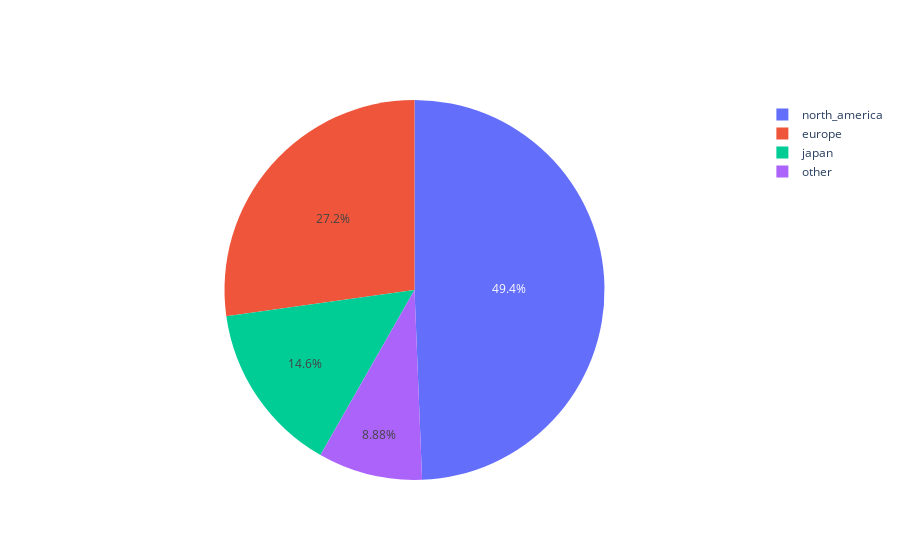

The notebook cell this image was saved under:
### Code cell
df_t = df_region_sales.T.copy()

fig = go.Figure()
fig.add_trace(go.Pie(
    labels=df_t.index,
    values=df_t.iloc[:, 0],
))

### Figure 1 — Plotly figure (JSON) as saved in the notebook; plotly's stock layout.template omitted (floating-point values rounded to 4 significant figures)
{"data": [{"labels": ["north_america", "europe", "japan", "other"], "type": "pie", "values": [4398730000, 2423910000, 1297400000, 791030000]}], "layout": {}}
